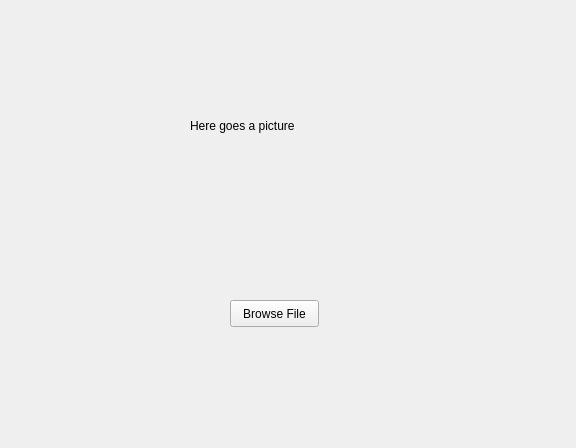
<?xml version="1.0" encoding="UTF-8"?>
<ui version="4.0">
 <class>Form</class>
 <widget class="QWidget" name="Form">
  <property name="geometry">
   <rect>
    <x>0</x>
    <y>0</y>
    <width>576</width>
    <height>448</height>
   </rect>
  </property>
  <property name="windowTitle">
   <string>Form</string>
  </property>
  <widget class="QPushButton" name="pushButton">
   <property name="geometry">
    <rect>
     <x>230</x>
     <y>300</y>
     <width>89</width>
     <height>27</height>
    </rect>
   </property>
   <property name="text">
    <string>Browse File</string>
   </property>
  </widget>
  <widget class="QLabel" name="label">
   <property name="geometry">
    <rect>
     <x>190</x>
     <y>50</y>
     <width>171</width>
     <height>151</height>
    </rect>
   </property>
   <property name="text">
    <string>Here goes a picture </string>
   </property>
  </widget>
 </widget>
 <resources/>
 <connections/>
</ui>
